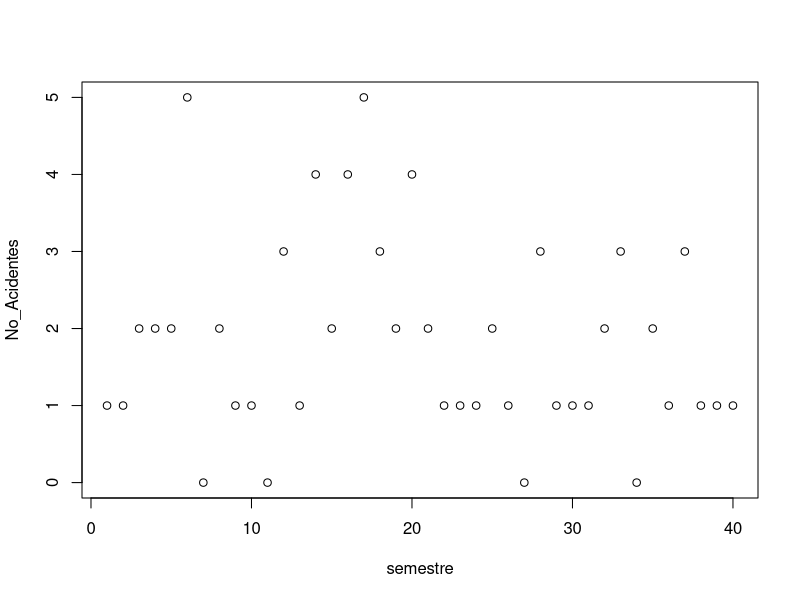

This figure's R source:
# UNIVERSIDADE FEDERAL DO CEARÁ
# PROGRAMA DE MESTRADO EM ENGENHARIA DE TRANSPORTES – PETRAN/UFC
# TCP 7321 – TÉCNICA DE ANÁLISE DE DADOS EM TRANSPORTES  -   PROF. MANOEL CASTRO

# Teste 3 – Distribuição de Poisson 			 					31/05/21

# NELSON, RENATA E RUBIA

# 01)	Suponha que você foi contratado para avaliar a segurança viária de uma interseção
# semaforizada. Esta interseção foi palco de 73 acidentes nos últimos 20 anos.
# Suponha que você decide instalar um equipamento de fiscalização eletrônica na interseção
# e que irá observar a ocorrência de acidentes nos próximos seis meses. Responda:

library(tidyverse)

dados <- data.frame(semestre = c(1:40), No_Acidentes = c(1, 1, 2, 2, 2, 5, 0, 2, 1, 1, 0, 3, 1, 4, 2, 4, 5, 3, 2, 4, 2, 1, 1, 1, 2, 1, 0, 3, 1, 1, 1, 2, 3, 0, 2, 1, 3, 1, 1, 1))
plot(dados)

# (a) Qual é a probabilidade de, no semestre de avaliação, nenhum acidente ocorrer.
# Estabeleça as premissas da sua análise.

# Premissas:
# 1 - será considerada apenas os sinistros ocorridos nos últimos 4 anos, pois
# entende-se que dados muito antigos podem não representar bem a realidade atual.
# 2 - os eventos são considerados independenes.
# 3 - para que seja possivel utilizar o mesmo lambda, considera-se que o equipamento
# de fiscalização eletrônica é instalado fora do alcance de visão do motorista, de
# maneira a não influenciar o seu comportamento.

dados_4anos <- dados %>% filter(!semestre < 33) # filtro para os ultimos 8 semestres
lambda_4anos <- mean(dados_4anos$No_Acidentes) # lambda para os ultimos 8 semestres
print(lambda_4anos)

prob_0 <- dpois(0, lambda_4anos) # calculo da probabilidade de 0 ocorrências
print(prob_0) # RESPOSTA 22,3%
  
# (b)	O que a resposta do item (a) sugere sobre o seu método de avaliação da
# eficácia do equipamento na redução de acidentes?

# RESPOSTA: A não ocorrência de acidentes no 1o semestre após a intervenção não aponta
# eficácia (ou sequer efeito) da sua instalação. Mesmo sem a instalação da fiscalização
# eletrônica, as chances de não ocorrer acidentes é de 22,3%, valor considerado ainda alto
# pela equipe de avaliação. A falta de um contrafactual dificulta ainda mais esta análise.
# Consideramos este método de análise inadequado.# 

# (c)	Proponha outro método de avaliação, cujo critério seja baseado em probabilidade?

# RESPOSTA: Sugerimos aqui duas abordagens:

# Abordagem 1 - ampliar o período de avaliação para 1 ano, considerando 0 acidentes.
lambda_anual_4anos <- 2 * lambda_4anos # lambda anual
prob_0 <- dpois(0, lambda_anual_4anos) # probabilidade de 0 ocorrências em 1 ano
print(prob_0) # 5% de probabilidade de ocorrer um acidente 
# Percebe-se que a chance de não ocorrer acidentes em 1 ano é de 5%, valor baixo na 
# visão dos analistas. Assim, a equipe entende que pode-se suspeitar de um efeito
# benéfico da intervenção, caso não ocorram acidentes no período de 1 ano.

# Abordagem 2 - incluir outras interseções, considerando dois grupos, sendo um grupo
# de controle e outro grupo de teste, montando um "quase-experimento", e avaliando
# a diferença na diferença entre os dois grupos, considerando  antes e depois
# da intervenção.
     